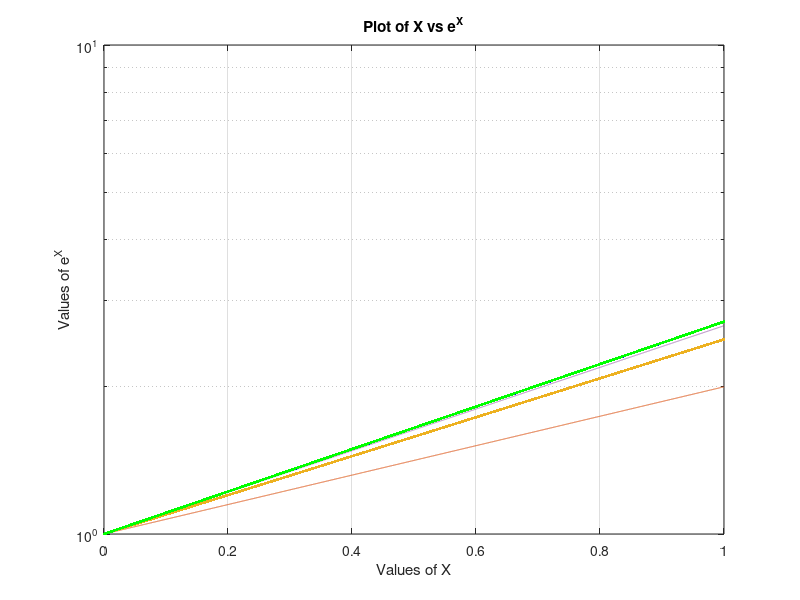

This figure's MATLAB source:
%               Solution for Core Lesson 2 Problem 6-10

%generating vector X

X = [0.0:0.0001:1.0];

%plot of X vs exp(X)

plot(X, exp(X));
hold on;

%calculating the values of e using series expansion

EXP1 = 1 + 1/(1);
EXP2 = 1 + 1/(1) + 1/(1*2);
EXP3 = 1 + 1/(1) + 1/(1*2) + 1/(1*2*3);
EXP4 = 1 + 1/(1) + 1/(1*2) + 1/(1*2*3) + 1/(1*2*3*4);
EXP5 = 1 + 1/(1) + 1/(1*2) + 1/(1*2*3) + 1/(1*2*3*4) + 1/(1*2*3*4*5);
EXP6 = 1 + 1/(1) + 1/(1*2) + 1/(1*2*3) + 1/(1*2*3*4) + 1/(1*2*3*4*5) + 1/(1*2*3*4*5*6);
EXP7 = 1 + 1/(1) + 1/(1*2) + 1/(1*2*3) + 1/(1*2*3*4) + 1/(1*2*3*4*5) + 1/(1*2*3*4*5*6) + 1/(1*2*3*4*5*6*7);
EXP8 = 1 + (1/(1) + 1/(1*2) + 1/(1*2*3) + 1/(1*2*3*4) + 1/(1*2*3*4*5) + 1/(1*2*3*4*5*6) + 1/(1*2*3*4*5*6*7) + 1/(1*2*3*4*5*6*7*8));
EXP9 = 1 + (1/(1) + 1/(1*2) + 1/(1*2*3) + 1/(1*2*3*4) + 1/(1*2*3*4*5) + 1/(1*2*3*4*5*6) + 1/(1*2*3*4*5*6*7) + 1/(1*2*3*4*5*6*7*8) + 1/(1*2*3*4*5*6*7*8*9));
EXP10 = 1 + (1/(1) + 1/(1*2) + 1/(1*2*3) + 1/(1*2*3*4) + 1/(1*2*3*4*5) + 1/(1*2*3*4*5*6) + 1/(1*2*3*4*5*6*7) + 1/(1*2*3*4*5*6*7*8) + 1/(1*2*3*4*5*6*7*8*9) + 1/(1*2*3*4*5*6*7*8*9*10));

%replotting X with the calculated values of e

plot(X,(EXP1).^X, '-');
plot(X,(EXP2).^X, '.');
plot(X,(EXP3).^X, '--');
plot(X,(EXP4).^X, '-.');
plot(X,(EXP5).^X, 'r-');
plot(X,(EXP6).^X, 'b.');
plot(X,(EXP7).^X, 'g--');
plot(X,(EXP8).^X, 'r-.');
plot(X,(EXP9).^X, 'b-');
plot(X,(EXP10).^X, 'g.');

%putting details to the graph
title('Plot of X vs e^X');
xlabel('Values of X');
ylabel('Values of e^X');
grid;
keyboard;

hold off;

%using semilogy to plot the relationship
semilogy(X, exp(X));

hold on;

semilogy(X,(EXP1).^X, '-');
semilogy(X,(EXP2).^X, '.');
semilogy(X,(EXP3).^X, '--');
semilogy(X,(EXP4).^X, '-.');
semilogy(X,(EXP5).^X, 'r-');
semilogy(X,(EXP6).^X, 'b.');
semilogy(X,(EXP7).^X, 'g--');
semilogy(X,(EXP8).^X, 'r-.');
semilogy(X,(EXP9).^X, 'b-');
semilogy(X,(EXP10).^X, 'g.');
title('Plot of X vs e^X');
xlabel('Values of X');
ylabel('Values of e^X');
grid;

hold off;